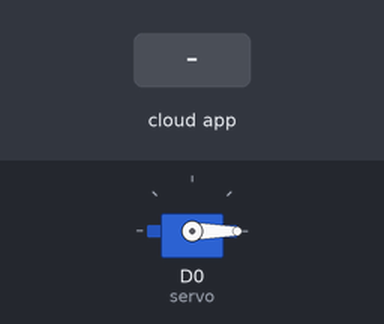
This sketch was run on a simulated ESP8266 (NodeMCU). On the bench: servo. The test bench sets the inputs (shaded band). WiFi joins after 1.5 s; servers stay silent unless stated; the Firebase database answers and starts empty; what the sketch prints to the serial monitor is not drawn.

Above: at 4.7 s.
4.8 s: the phone or cloud app sets state to open
At 7.0 s:
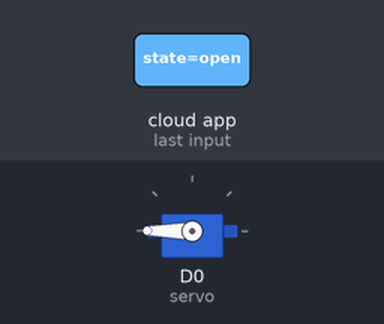
7.3 s: the phone or cloud app sets state to close
At 9.3 s:
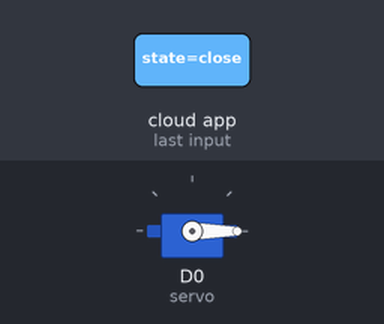
Timing chart, 0 to 10.8 s (numbered marks = the images above; inputs shaded):
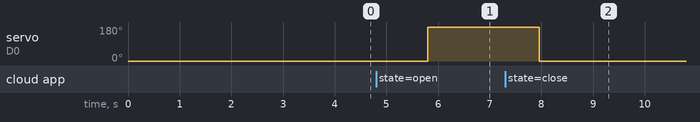

Measured:
- after the input at 4.8 s, servo on D0 (servo): 0° → 180° after 1.0 s
- after the input at 7.3 s, servo on D0 (servo): 180° → 0° after 0.66 s

The sketch:

ESP8266_and_Servo_Code.ino
```cpp
#include <ArduinoJson.h>
#include <ESP8266WiFi.h>
#include <FirebaseArduino.h>
#include <Servo.h>
#define FIREBASE_HOST "" //FILL IN
#define FIREBASE_AUTH "" //FILL IN
char* ssid = ""; //FILL IN
char* password = ""; //FILL IN

Servo servo;
void setup() {
  // put your setup code here, to run once:
  //Setup Wifi--------------------------------------------------
  WiFi.begin(ssid, password);
  Serial.begin(115200);
  while(WiFi.status()!=WL_CONNECTED){
    Serial.print("uh oh");
    delay(500);
  }
  Serial.println("");
  Serial.print("IP Address: ");
  Serial.println(WiFi.localIP());
  if(WiFi.status() == WL_CONNECTED){
    Serial.println("Connected to the Internet!");
    Serial.println("----------------------------------------------");
  }
  //---------------FIREBASE AUTHENTICATION------------------------
  Firebase.begin(FIREBASE_HOST, FIREBASE_AUTH);

  //-------------SERVO CONNECTION--------------------
   servo.attach(D0);
  servo.write(0);
  delay(2000);
}
void loop() {
  String n = "";

  n = Firebase.getString("state");
  Serial.println(n);
  if (n == "open"){
    Serial.println("Stationary..");
    servo.write(300);
  }

  if (n == "close"){
    Serial.println("Servo moving..");
    servo.write(0);
  }

  delay(2000);
}
```
